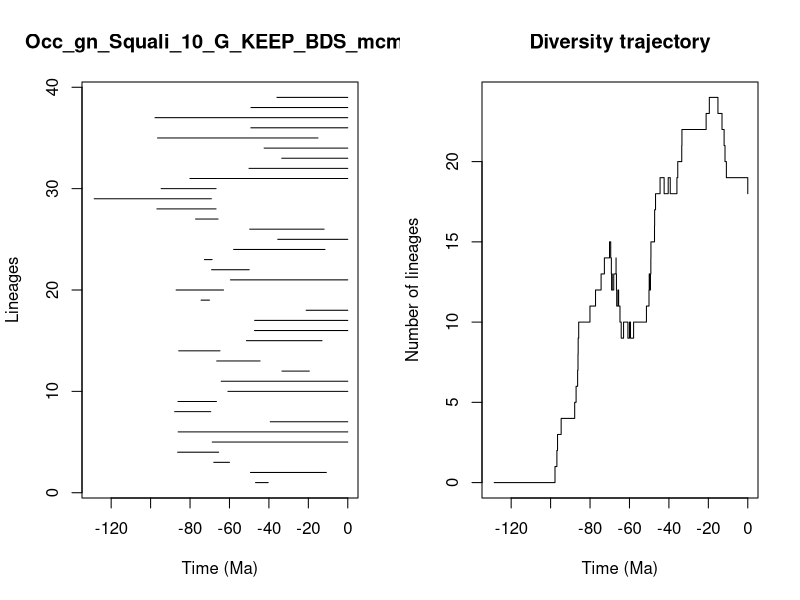

Here is the R script that generated this plot:


pdf(file='../Results/Genus/5_MA_bins_EXT_EP/pyrate_mcmc_logs/Occ_gn_Squali_10_G_KEEP_BDS_mcmc_LTT.pdf',width=0.6*20, height=0.6*10)
title = "Occ_gn_Squali_10_G_KEEP_BDS_mcmc"
ts=c(46.78264583830591, 49.35085000446418,67.97329056622513,86.29233383730192,68.73406415374228,86.01878605923858,39.31840941690312,87.78094557136978,86.10175114270011,60.7932480534077,64.19229134785536,33.39132661219136,66.47158846417472,85.74526888914791,51.394348067333254,47.301458706848386,47.239297780452404,21.12463185850399,74.38898838145298,87.07083299358216,59.480555891402275,69.06885961260932,72.72148301244525,57.9048759069418,35.51029498860389,49.736764496918695,77.21255488043941,96.80789897148384,128.60491010164898,94.64565925891914,80.04074195306033,50.09583677374254,33.485953949304104,42.41784098049669,96.47828504756595,49.157561074124395,97.7698024446674,49.112813808994694,35.936481375919456)
te=c(40.35745602323079, 10.855448636177687,59.99481161102491,65.49083655898616,0.0,0.0,0.0,69.51146853234606,66.60815045177985,0.0,0.0,19.500333376788618,44.483508358698785,64.81439154971481,13.070194225191361,0.0,0.0,0.0,70.113393645885,62.99188953580699,0.0,49.98150562129305,68.79080026303875,11.549999097862509,0.0,12.003763381142354,65.78869204355611,66.80692381345153,69.19224583971946,66.79526548068188,0.0,0.0,0.0,0.0,15.138203537402688,0.0,0.0,0.0,0.0)
div_traj=c(0, 1,2,3,4,5,6,7,8,9,10,11,12,13,14,15,14,13,12,13,12,13,14,13,12,11,12,11,10,9,10,9,10,9,10,11,12,13,12,13,14,15,16,17,18,19,18,19,18,19,20,21,22,23,24,23,22,21,20,19,18)
time_events=c(128.60491010164898, 97.7698024446674,96.80789897148384,96.47828504756595,94.64565925891914,87.78094557136978,87.07083299358216,86.29233383730192,86.10175114270011,86.01878605923858,85.74526888914791,80.04074195306033,77.21255488043941,74.38898838145298,72.72148301244525,70.113393645885,69.51146853234606,69.19224583971946,69.06885961260932,68.79080026303875,68.73406415374228,67.97329056622513,66.80692381345153,66.79526548068188,66.60815045177985,66.47158846417472,65.78869204355611,65.49083655898616,64.81439154971481,64.19229134785536,62.99188953580699,60.7932480534077,59.99481161102491,59.480555891402275,57.9048759069418,51.394348067333254,50.09583677374254,49.98150562129305,49.736764496918695,49.35085000446418,49.157561074124395,49.112813808994694,47.301458706848386,47.239297780452404,46.78264583830591,44.483508358698785,42.41784098049669,40.35745602323079,39.31840941690312,35.936481375919456,35.51029498860389,33.485953949304104,33.39132661219136,21.12463185850399,19.500333376788618,15.138203537402688,13.070194225191361,12.003763381142354,11.549999097862509,10.855448636177687,0.0)
                par(mfrow=c(1,2))
                L = length(ts)
                plot(ts, 1:L , xlim=c(-max(ts)-1,0), pch=20, type="n", main=title,xlab="Time (Ma)",ylab="Lineages")
                for (i in 1:L){segments(x0=-te[i],y0=i,x1=-ts[i],y1=i)}    
                t = -time_events
                plot(div_traj ~ t,type="s", main = "Diversity trajectory",xlab="Time (Ma)",ylab="Number of lineages",xlim=c(-max(ts)-1,0))
                abline(v=c(65,200,251,367,445),lty=2,col="gray")
                
